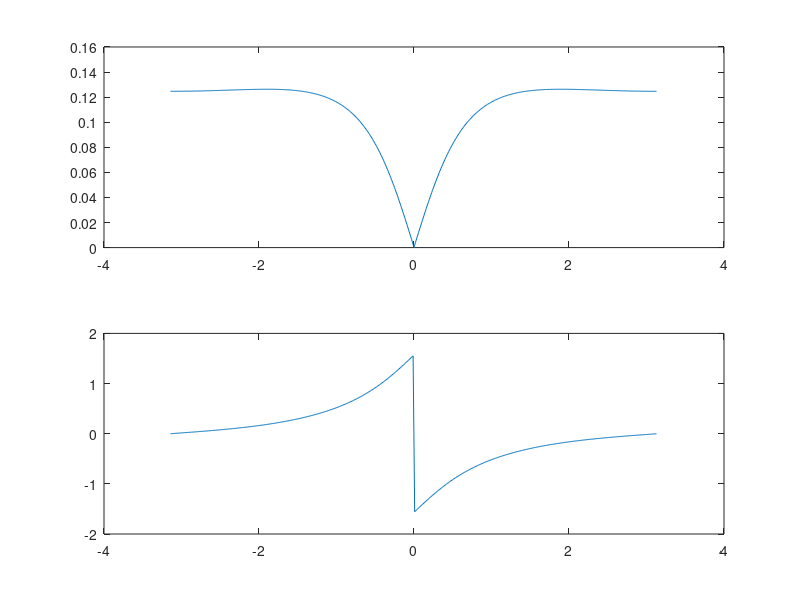
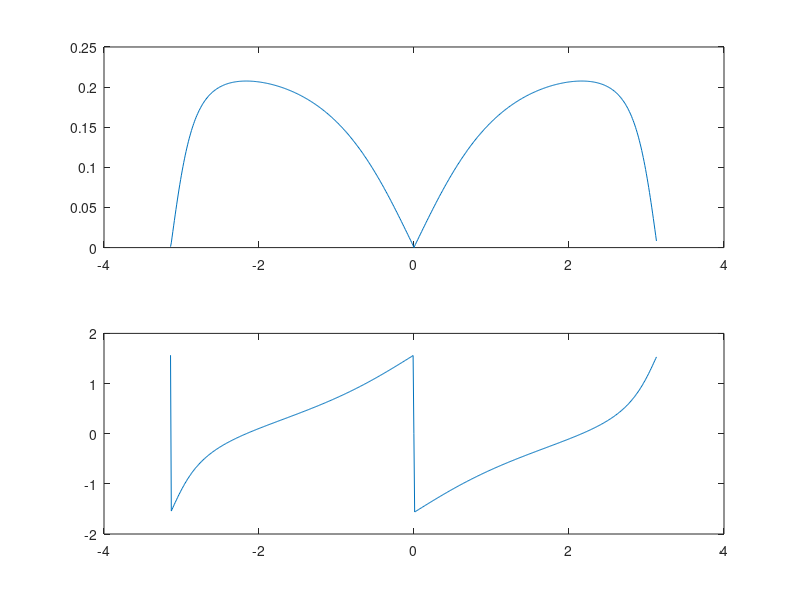

The MATLAB script that drew these images, in order:
%Inicializamos
Fm=100;
T=1/Fm;
w = 0:T:2*pi-T;
r = 1;
z = r*exp(j*w);
f=-pi:T:pi-T;

#%---VER!!!
#%Transformada de Laplace
#Ts = 1/124;%Esto es por la propiedad de que al disminuir la freq de muestreo en tiempo aumenta la definicion frecuencial
#w2= 0:Ts:pi-Ts;
#z2 = r*exp(j*w2);
#s = log(z2)/T;
#%s = [s zeros(1,10000)];

#h = (12500*s) ./ (44*s.^2 + 60225*s + 625*10^4);
#figure(1);
#subplot(2,1,1);
#plot(w2,abs(h));
#subplot(2,1,2);
#plot(w2,angle(h));


#%Sacamos el valor de la frecuencia de corte a partir de buscar en el vector h
#val_max = max(abs(h));
#freq_corte = 0;
#for i = 1:length(h)
#	if(h(i) <= (val_max - 3))
#		freq_corte = i;
#	endif
#endfor
#disp("Frecuencia de corte");
#disp(freq_corte);


%Transformada de Euler

s1 = (1-z)./T;
h1 = (12500*s1) ./ (44*s1.^2 + 60225*s1 + 625*10^4);
h1_f = [h1(floor(length(h1)/2)+1:length(h1)) h1(1:floor(length(h1)/2))];

figure(2);
subplot(2,1,1);
plot(f,abs(h1_f));
subplot(2,1,2);
plot(f,angle(h1_f));
%freqz_plot(w,h1);

%Transformada Bilineal

s2 = (2/T) * (1-z)./(z+1);
h2 = (12500*s2) ./ (44*s2.^2 + 60225*s2 + 625*10^4);  

h2_f = [h2(floor(length(h2)/2)+1:length(h2)) h2(1:floor(length(h2)/2))];

figure(3);
subplot(2,1,1);
plot(f,abs(h2_f));
subplot(2,1,2);
plot(f,angle(h2_f));
%freqz_plot(w,h2);
